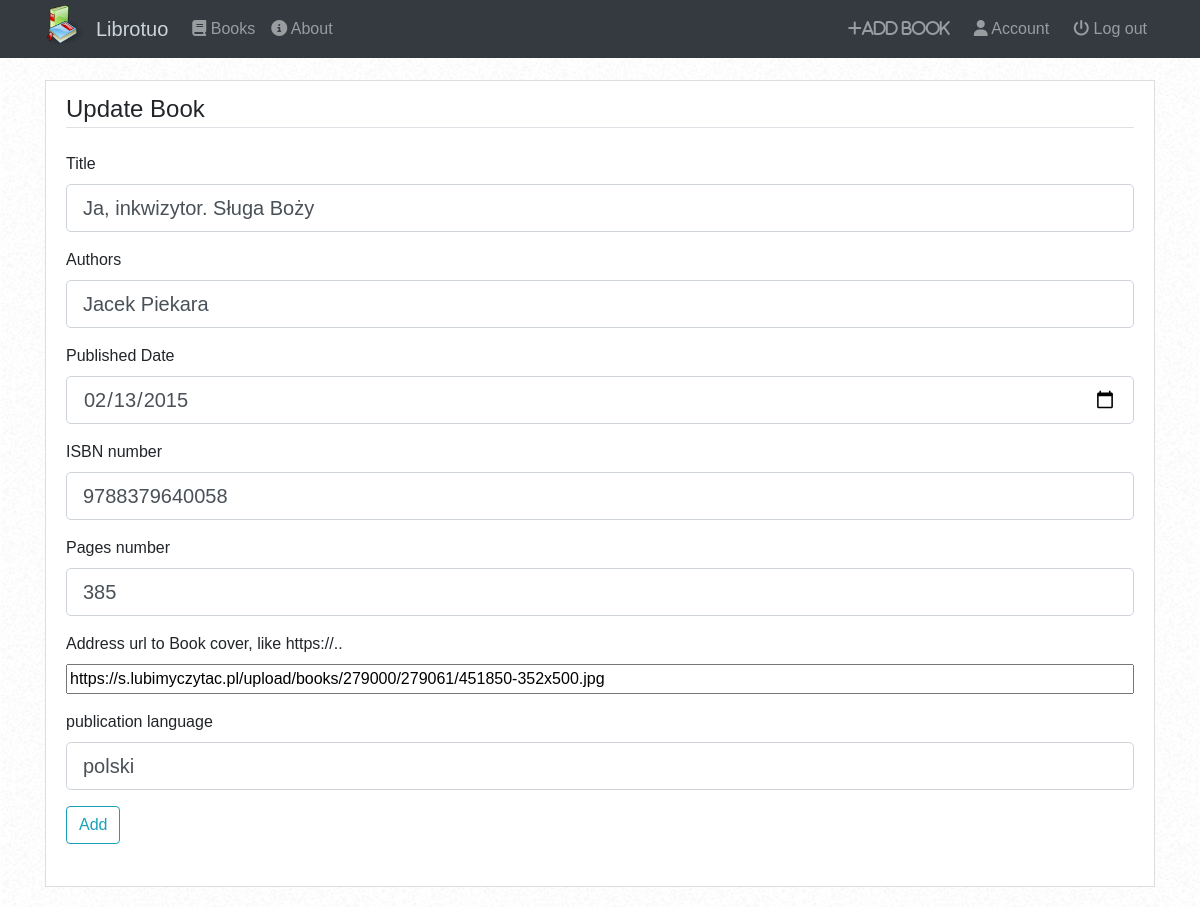
The app's page /book/6/update (signed in) with its own data.
### librotuo/models.py (models this page shows, shortened)
class Book(db.Model):
    id = db.Column(db.Integer, primary_key=True)
    title = db.Column(db.String(120), nullable=True)
    authors = db.Column(db.String(300), nullable=True)
    published_date = db.Column(db.String(12), nullable=True)
    ISBN_number = db.Column(db.String(300), nullable=True)
    page_number = db.Column(db.Integer, nullable=True)
    cover_url = db.Column(db.String(400), nullable=False,
                          default="https://ibf.org/site_assets/img/" +
                                  "placeholder-book-cover-default.png")
    publication_language = db.Column(db.String(20), nullable=True)
    user_id = db.Column(db.Integer, db.ForeignKey('user.id'), nullable=False)

### librotuo/books/routes.py (the view)
@books.route('/book/<int:book_id>/update', methods=['GET', 'POST'])
@login_required
def update_book(book_id):
    book = Book.query.get_or_404(book_id)
    if book.addedby != current_user:
        abort(403)
    form = BookForm()
    if form.validate_on_submit():
        book.title = form.title.data
        book.authors = form.authors.data
        book.published_date = str(form.published_date.data)
        book.ISBN_number = form.ISBN_number.data
        book.page_number = form.page_number.data
        book.cover_url = form.cover_url.data
        book.publication_language = form.publication_language.data
        db.session.commit()
        flash('Your book has been updated!', 'success')
        return redirect(url_for('books.book', book_id=book.id))
    elif request.method == 'GET':
        form.title.data = book.title
        form.authors.data = book.authors
        form.published_date.data = datetime.strptime(book.published_date,
                                                     "%Y-%m-%d").date()
        form.ISBN_number.data = book.ISBN_number
        form.page_number.data = book.page_number
        form.cover_url.data = book.cover_url
        form.publication_language.data = book.publication_language
    return render_template('add_book.html', title="Update book",
                           form=form, legend="Update Book")

### librotuo/books/forms.py
class BookForm(FlaskForm):
    title = StringField('Title', validators=[DataRequired()])
    authors = StringField('Authors', validators=[DataRequired()])
    published_date = DateField('Published Date')
    ISBN_number = StringField('ISBN number')
    page_number = IntegerField('Pages number')
    cover_url = StringField('Address url to Book cover, like https://..')
    publication_language = StringField('publication language')
    submit = SubmitField('Add')

### librotuo/models.py (called while the page is built)
@login_manager.user_loader
def load_user(user_id):
    return User.query.get(int(user_id))

### librotuo/templates/add_book.html (shortened to what this page needs)
{% extends "layout.html" %}
{% block content %}
<div class="content-section">
    <form action="", method="POST">
        <fieldset class="form-group">
            <legend class="border-bottom mb-4">{{ legend }}</legend>
            <div class="form-group">
                 {{ form.title.label(class="form-control-label") }}
                 {% if form.title.errors %}
                     {{ form.title(class="form-control form-control-lg is-invalid") }}
                     <div class="invalid-feedback">
                         {% for error in form.title.errors %}
                             <span>{{ error }}</span>
                         {% endfor %}
                     </div>
                 {% else %}
                     {{ form.title(class="form-control form-control-lg") }}
                 {% endif %}
             </div>
             <div class="form-group">
                 {{ form.authors.label(class="form-control-label") }}
                 {% if form.authors.errors %}
                     {{ form.authors(class="form-control form-control-lg is-invalid") }}
                     <div class="invalid-feedback">
                         {% for error in form.authors.errors %}
                             <span>{{ error }}</span>
                         {% endfor %}
                     </div>
                 {% else %}
                     {{ form.authors(class="form-control form-control-lg") }}
                 {% endif %}
             </div>
             <div class="form-group">
                {{ form.published_date.label(class="form-control-label") }}
                {% if form.published_date.errors %}
                    {{ form.published_date(class="form-control form-control-lg is-invalid") }}
                    <div class="invalid-feedback">
                        <span>Published date must be in format: yyyy-mm-dd</span>
                    </div>
                {% else %}
                    {{ form.published_date(class="form-control form-control-lg") }}
                {% endif %}
            </div>
            <div class="form-group">
                {{ form.ISBN_number.label(class="form-control-label") }}
                {% if form.ISBN_number.errors %}
                    {{ form.ISBN_number(class="form-control form-control-lg is-invalid") }}
                    <div class="invalid-feedback">
                        {% for error in form.ISBN_number.errors %}
                            <span>{{ error }}</span>
                        {% endfor %}
                    </div>
                {% else %}
                    {{ form.ISBN_number(class="form-control form-control-lg") }}
                {% endif %}
            </div>
            <div class="form-group">
                {{ form.page_number.label(class="form-control-label") }}
                {% if form.page_number.errors %}
                    {{ form.page_number(class="form-control form-control-lg is-invalid") }}
                    <div class="invalid-feedback">
                        <span>Page number must be a number</span>
                    </div>
                {% else %}
                    {{ form.page_number(class="form-control form-control-lg") }}
                {% endif %}
            </div>
            <div class="form-group">
                {{ form.cover_url.label(class="form-control-label") }}
                {% if form.cover_url.errors %}
                    {{ form.cover_url(class="form-control-file date is-invalid") }}
                    <div class="invalid-feedback">
                        {% for error in form.cover_url.errors %}
                            <span>{{ error }}</span>
                        {% endfor %}
                    </div>
                {% else %}
                    {{ form.cover_url(class="form-control-file") }}
                {% endif %}
            </div>
            <div class="form-group">
                {{ form.publication_language.label(class="form-control-label") }}
                {% if form.publication_language.errors %}
                    {{ form.publication_language(class="form-control form-control-lg is-invalid") }}
                    <div class="invalid-feedback">
                        {% for error in form.publication_language.errors %}
                            <span>{{ error }}</span>
                        {% endfor %}
                    </div>
                {% else %}
                    {{ form.publication_language(class="form-control form-control-lg") }}
                {% endif %}
            </div>
        <div class="form-group">
            {{ form.submit(class="btn btn-outline-info") }}
        </div>
    </form>
 </div>
{% endblock content %}

### librotuo/static/main.css (style rules this page uses)
body { background-image: url('/static/images/background.png'); margin-top: 5rem; font-family: 'Montserrat', sans-serif; }
.content-section { background: #ffffff; padding: 10px 20px; border: 1px solid #dddddd; margin-bottom: 20px; }

### records on screen
Book: title "Ja, inkwizytor. Sługa Boży", authors "Jacek Piekara", published_date "02/13/2015", ISBN_number "9788379640058", page_number "385", cover_url "https://s.lubimyczytac.pl/upload/books/279000/279061/451850-352x500.jpg", publication_language "polski"

### other values on screen
{{ legend }} "Update Book"
